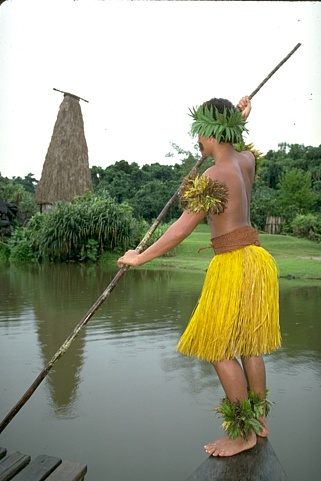
#> input picture 101087.jpg, 321 x 481 px
$ python gradient_mPb.py
#> lines starting #> are read from the running program, lines starting #| are printed output that depends on the picture
#> further down, im is the input picture: PIL image 321x481 RGB; mean R, G, B 153, 156.2, 133.6
#| (481, 321, 3)
### lib_image.py
import numpy as np
from scipy.signal import hilbert
from scipy import ndimage
from sklearn import cluster

def gaussian(sigma=1, deriv=0, hlbrt=False):
    """
    Gaussian kernel(1D)
    The length of the returned vector is 2*support+1.
    The support defaults to 3*sigma.
    The kernel is normalized to have unit L1 norm.
    If returning a 1st or 2nd derivative, the kernel has zero mean
    """
    support = np.ceil(3*sigma).astype(int)
    support = support.astype(int)

    return gaussian_support(sigma, deriv, hlbrt, support)

def gaussian_support(sigma, deriv, hlbrt, support):
    # Enlarge support so that hilbert transform can be done efficiently
#> called with sigma = 2.5, deriv = 0, hlbrt = False, support = 8
    support_big = support
    if (hlbrt):
        support_big = 1
        temp = support
        while (temp > 0):
            support_big *= 2
            temp //= 2

    # compute constants
    sigma2_inv = 1 / (sigma*sigma)

    # compute gaussian (or gaussian derivative)
    size = 2*support_big + 1
    m = np.zeros([size, 1])
    x = -support_big
    if (deriv == 0):
        for n in range(0, size):
            m[n][0] = np.exp(x*x*(-0.5*sigma2_inv))
            x += 1
    elif (deriv == 1):
        for n in range(0, size):
            m[n][0] = np.exp(x*x*(-0.5*sigma2_inv)) * (-x)
            x += 1
    elif (deriv == 2):
        for n in range(0, size):
            m[n][0] = np.exp(x*x*(-0.5*sigma2_inv)) * (x*x*sigma2_inv - 1)
            x += 1
    else:
        raise ValueError("Only derivatives 0, 1, 2 supported")

    # take hilbert transform (if requested)
    if (hlbrt):
        # grab power of two sized submatrix (ignore last element)
        m_ignore = m[:-1]
        # grab desired submatrix after hilbert transform
        start = support_big - support
        end = start + 2*support
        m = hilbert(m)[start:end+1]

    # make zero mean (if returning derivative)
    if (deriv > 0):
        m -= np.mean(m)

    # make unit L1 norm
    m /= np.sum(np.abs(m))
    return m

# [13 lines left out: function gaussian_2D, not called in this run]

def gaussian_2D_support(sigma_x, sigma_y, orient, deriv, hlbrt, support_x, support_y):

    support_x_rot = support_x_rotated(support_x, support_y, orient)
    support_y_rot = support_y_rorated(support_x, support_y, orient)
    support_x_rot = support_x_rotated(support_x_rot, support_y_rot, -orient)
    support_y_rot = support_y_rorated(support_x_rot, support_y_rot, -orient)

    # compute 1D kernels
    mx = gaussian_support(sigma_x, 0, False, support_x_rot)
    my = gaussian_support(sigma_y, deriv, hlbrt, support_y_rot)

    # compute 2D kernel from product of 1D kernels
    m = mx * my.reshape(my.shape[0])

    # rotate 2D kernel by orientation
    m = rotate_2D_crop(m, orient, 4*support_x_rot+2, 4*support_y_rot+2)

    # make zero mean (if returning derivative)
    if (deriv > 0):
        m -= np.mean(m)

    # make unit L1 norm
    m /= np.sum(np.abs(m))
    return m

def rotate_2D_crop(m, orient, size_x, size_y):
    """
    rotate matrix by orientation
    """

    m_rotate = np.zeros([size_x, size_y])
    # center of m
    ox, oy = m.shape[1] // 2, m.shape[0] // 2

    # center of m_rotate
    ox_r, oy_r = size_y // 2, size_x // 2

    # compute the matrix after rotation
    for i in range(m.shape[0]):
        for j in range(m.shape[1]):
            x_coord = j - ox
            y_coord = oy - i
            dist = np.sqrt((x_coord)**2 + (y_coord)**2)
            # caution! np.arctan2(y, x)
            theta = np.arctan2(y_coord, x_coord) + orient
            new_y = np.round(dist * np.cos(theta)).astype(int)
            new_y += ox_r
            new_x = -np.round(dist * np.sin(theta)).astype(int)
            new_x += oy_r
            m_rotate[new_x][new_y] = m[i][j]

    x_start = (m_rotate.shape[0] - m.shape[0]) // 2
    y_start = (m_rotate.shape[1] - m.shape[1]) // 2
    m_rotate = m_rotate[x_start: x_start+m.shape[0], y_start: y_start+m.shape[1]]

    return m_rotate

# [15 lines left out: function gaussian_cs_2D, not called in this run]

def gaussian_cs_2D_support(sigma_x, sigma_y, orient, scale_factor, support_x, support_y):
    sigma_x_c = sigma_x / scale_factor
    sigma_y_c = sigma_y / scale_factor

    m_center = gaussian_2D_support(sigma_x_c, sigma_y_c, orient, 0, False, support_x, support_y)
    m_surround = gaussian_2D_support(sigma_x, sigma_y, orient, 0, False, support_x, support_y)

    m = m_surround - m_center

    # make zero mean and unit L1 norm
    m -=np.mean(m)
    m /= np.sum(np.abs(m))
    return m

def support_x_rotated(support_x, support_y, orient):
    """
    Compute x-support for ratated 2D matrix
    """
    sx_cos_ori = support_x * np.cos(orient)
    sy_sin_ori = support_y * np.sin(orient)
    x0_mag = np.abs(sx_cos_ori - sy_sin_ori).astype(int)
    x1_mag = np.abs(sx_cos_ori + sy_sin_ori).astype(int)
    return x0_mag if x0_mag > x1_mag else x1_mag

def support_y_rorated(support_x, support_y, orient):
    """
    Compute y-support for rotated 2D matrix
    """
    sx_sin_ori = support_x * np.sin(orient)
    sy_cos_ori = support_y * np.cos(orient)
    y0_mag = np.abs(sx_sin_ori - sy_cos_ori).astype(int)
    y1_mag = np.abs(sx_sin_ori + sy_cos_ori).astype(int)
    return y0_mag if y0_mag > y1_mag else y1_mag


def border_mirror_2D(m, size):
    """
    Expand the border of the 2D matrix by the specified sizes in the X and Y dimensions.
    The expand border is filled with the mirror image of interior data.
    """
    # check that matrix is 2D
    if (len(m.shape) != 2):
        raise ValueError("matrix must be 2D")

    # get matrix size
    size_x, size_y = m.shape

    # compute border of X and Y
    border_x, border_y = size, size

    # check that interior can be mirrored
    if (border_x > size_x or border_y > size_x):
        raise ValueError("cannot create mirrored border larger than matrix interior dimensions")

    # mirror border
    m_dst = compute_border_mirror_2D(m, border_x, border_y)

    return m_dst

def compute_border_mirror_2D(m, border_x, border_y):
    """
    compute border mirrored matrix
    """
    return np.pad(m, [border_x, border_y], 'reflect')

def border_trim_2D(m, size):
    """
    Trim the specified border size off all sides of the 2D matrix
    """
    # check that matrix is 2D
    if (len(m.shape) != 2):
        raise ValueError("matrix must be 2D")

    # get matrix size
    size_x, size_y = m.shape

    # compute border of X and Y
    border_x, border_y = size, size

    # compute size of result matrix
    size_x_dst = size_x - 2*border_x if (size_x > 2*border_x) else 0
    size_y_dst = size_y - 2*border_y if (size_y > 2*border_y) else 0

    # trim border
    m_dst = m[border_x: border_x+size_x_dst, border_y:border_y+size_y_dst]
    return m_dst

def grayscale(r, g, b):
    """
    compute a grayscale image from an RGB image
    """
    # check arguments
    assert r.shape == g.shape
    assert g.shape == b.shape

    # convert to grayscale
    m = 0.29894 * r + 0.58704 * g + 0.11402 * b

    return m

def rgb_gamma_correct(r, g, b, gamma):
    """
    Gamma correct the RGB image using the given correction value
    """
    # check arguments
    assert r.shape == g.shape
    assert g.shape == b.shape

    # gamma correct image
    r = np.power(r, gamma)
    g = np.power(g, gamma)
    b = np.power(b, gamma)

    return r, g, b

def rgb_to_lab(r, g, b):
    """
    Convert from RGB color space to Lab color space
    """
    x, y, z = rgb_to_xyz(r, g, b)
    L, a, b = xyz_to_lab(r, g, b)

    return L, a, b
def rgb_to_xyz(r, g, b):
    """
    Convert from RGB color space to XYZ color space
    """
    # check arguments
    assert r.shape == g.shape
    assert g.shape == b.shape

    # convert RGB to XYZ
    x = (0.412453 * r) +  (0.357580 * g) + (0.180423 * b)
    y = (0.212671 * r) +  (0.715160 * g) + (0.072169 * b)
    z = (0.019334 * r) +  (0.119193 * g) + (0.950227 * b)

    return x, y, z
def xyz_to_lab(x, y, z):
    """
    Convert from XYZ color space to Lab color space
    """
    # check arguments
    assert x.shape == y.shape
    assert y.shape == z.shape

    # white point reference
    x_ref = 0.950456
    y_ref = 1.000000
    z_ref = 1.088754

    # threshold value
    threshold = 0.008856

    # convert XYZ to Lab
    # normalize by reference point
    x = x / x_ref
    y = y / y_ref
    z = z / z_ref

    # compute fx, fy, fz, L
    fx = np.zeros_like(x)
    fy = np.zeros_like(y)
    fz = np.zeros_like(z)
    L = np.zeros_like(y)
    for i in range(x.shape[0]):
        for j in range(x.shape[1]):
            fx[i][j] = np.power(x[i][j], 1/3) if x[i][j] > threshold else 7.787*x[i][j] + (16.0/116.0)
            fy[i][j] = np.power(y[i][j], 1/3) if y[i][j] > threshold else 7.787*y[i][j] + (16.0/116.0)
            fz[i][j] = np.power(z[i][j], 1/3) if z[i][j] > threshold else 7.787*z[i][j] + (16.0/116.0)
            L[i][j] = 116*np.power(y[i][j], 1/3) - 16 if y[i][j] > threshold else 903.3*y[i][j]

    # compute Lab color value
    a = 500 * (fx - fy)
    b = 200 * (fy - fz)

    return L, a, b

def lab_normalize(L, a, b):
    """
    Normalize an Lab image so that values for each channel lie in [0,1].
    """
    # check arguments
    assert L.shape == a.shape
    assert a.shape == b.shape

    # range for a, b channels
    ab_min = -73
    ab_max = 95
    ab_range = ab_max - ab_min

    # normalize Lab image
    L = L / 100
    a = (a - ab_min) / ab_range
    b = (b - ab_min) / ab_range

    L = np.clip(L, 0, 1)
    a = np.clip(a, 0, 1)
    b = np.clip(b, 0, 1)

    return L, a, b

def quantize_values(m, n_bins):
    """
    Quantize image values into uniformly spaced bins in [0,1].
    """
    # check arguments
    if (n_bins == 0):
        raise ValueError('n_bins must be > 0')

    # compute assignments
    assign = np.zeros_like(m)
    for i in range(0, m.shape[0]):
        for j in range(0, m.shape[1]):
            bin = np.floor(m[i][j] * n_bins).astype(int)
            if (bin == n_bins):
                bin = n_bins - 1
            assign[i][j] = bin
    return assign

def texton_filters(n_orient, sigma):
    """
    Filters for computing textons
    """
    filters_even = oe_filters(n_orient, sigma, False)
    filters_odd = oe_filters(n_orient, sigma, True)

    support = np.ceil(3*sigma).astype(int)
    filter_cs = gaussian_cs_2D_support(sigma, sigma, 0, np.sqrt(2), support, support)
    filters = filters_even + filters_odd
    filters.append(filter_cs)
    return filters

def oe_filters(n_orient, sigma, odd):
    """
    Even and odd-symmetric filters for computing oriented edge energy.

    The even-symmetric filter is a Gaussian second-derivative and the odd-
    symmetric is its Hilbert transform.

    Each returned filter is an (s+1) x (s+1) matrix where s = 3*sigma and
    sigma is the specified standard deviation
    """
    if (odd == False):
        return gaussian_filters(n_orient, sigma, 2, False, 3)
    else:
        return gaussian_filters(n_orient, sigma, 2, True, 3)

def gaussian_filters(n_orient, sigma, deriv, hlbrt, elongation):
    """
    Oriented Gaussian derivative filters

    Create a filter set consisting of rotated versions of the Gaussian
    derivative filter with the specified parameters.

    Specify the standard deviation (sigma) along the longer principle axis.
    The standard deviation along the other principle axis is sigma/r where r is the elongation ratio

    Each returned filter is an (s+1) x (s+1) matrix where s = 3*sigma.
    """
    # compute support from sigma
    support = np.ceil(3*sigma).astype(int)

    # compute oritations
    orientations = filter_orientations(n_orient)

    sigma_x = sigma
    sigma_y = sigma_x / elongation
    filters = []
    for orient in orientations:
        filters.append(gaussian_2D_support(sigma_x, sigma_y, orient, deriv, hlbrt, support, support))
    return filters

def filter_orientations(n_orient):
    """
    Get the filter orientations.
    """
    return np.array(range(0, n_orient)) * np.pi / n_orient

def textons(m, filters, K):
    """
    Compute textons using the given filters

    Convolve the image with each filter and cluster the
    response vectors into textons. Return the texton assignment for each pixel

    Cluster textons using K-means clusterer with L2 distance metric
    """
    responses = []
    for filter in filters:
        responses.append(ndimage.filters.convolve(m, filter))

    # compute 17-vector
    responses_17vector = []
    for i in range(m.shape[0]):
        for j in range(m.shape[1]):
            responses_17vector.append([])

    for response in responses:
        k = 0
        for i in range(response.shape[0]):
            for j in range(response.shape[1]):
                responses_17vector[k].append(response[i][j])
                k += 1

    # K-means cluster
    kmeans = cluster.KMeans(K).fit(responses_17vector)
    t_assign = kmeans.labels_

    # reshape t_assign
    t_assign = t_assign.reshape(m.shape[0], m.shape[1])

    return t_assign

def hist_gradient_2D(labels, radius, n_orient, smoothing_kernel=None):
    """
    Compute the distance between histograms of label values in oriented half-dics
    of the specified radius centered at each location in the 2D matrix. Return one
    distance matrix per orientation.

    The half-disc orientations are k*pi/n for k in [0,n) where n is the number
    of orientation requested.

    The user may opptionally specify a nonempty 1D smoothing kernel to convolve with
    histograms prior to computing the distance between them.
    """
    # compute weight matrix for circular disc
    weights = weight_matrix_disc(radius)

    # check arguments: labels
    if (len(labels.shape) != 2):
        raise ValueError("labels matrix must be 2D")

    # check orientations
    if (n_orient == 0):
        raise ValueError("n_orient must > 0")

    # build orientation slice lookup map
    slice_map = orientation_slice_map(weights.shape[0], weights.shape[1], n_orient)

    # compute histograms and histogram difference at each location
    gradients = compute_hist_gradient_2D(labels, weights, n_orient, slice_map, smoothing_kernel, x2_distance)
    return gradients

def compute_hist_gradient_2D(labels, weights, n_orient, slice_map, smoothing_kernel, f_dist):
    """
    compute histograms and histogram difference at each location
    """
    # initialize gradients
    gradients = []
    for i in range(n_orient):
        gradients.append(np.zeros_like(labels))

    labels = labels.astype(int)

    # histograms of each slice
    hist_length = np.max(labels.astype(int)) + 1
    slice_hist_dims = np.zeros([1, hist_length])
    slice_hist = []
    for i in range(2*n_orient):
        slice_hist.append(np.zeros_like(slice_hist_dims))

    temp_conv = np.zeros_like(slice_hist_dims)

    # allocate half disc histograms
    hist_left = np.zeros_like(slice_hist_dims)
    hist_right = np.zeros_like(slice_hist_dims)

    # get labels matrix size
    size_labels_x, size_labels_y = labels.shape

    # get weights size
    size_weights_x, size_weights_y = weights.shape

    # set start position for gradient matrices
    pos_start_x = size_weights_x // 2
    pos_start_y = size_weights_y // 2
    pos_bound_y = pos_start_y + size_labels_y

    # initialize position in result
    pos_x = pos_start_x
    pos_y = pos_start_y

    # compute initial range of offset_x
    offset_min_x = pos_x + 1 - size_labels_x if (pos_x + 1 - size_labels_x > 0) else 0
    offset_max_x = pos_x if (pos_x - size_weights_x < 0) else size_weights_x - 1
    ind_labels_start_x = (pos_x - offset_min_x) * size_labels_y
    ind_weights_start_x = (offset_min_x) * size_weights_y

    for i in range(labels.shape[0]):
        for j in range(labels.shape[1]):
            # compute range of offset_y
            offset_min_y = pos_y + 1 - size_labels_y if (pos_y + 1 - size_labels_y > 0) else 0
            offset_max_y = pos_y if (pos_y < size_weights_y) else size_weights_y - 1
            offset_range_y = offset_max_y - offset_min_y

            # intialize indices
            index_labels = ind_labels_start_x + (pos_y - offset_min_y)
            index_weights = ind_weights_start_x + offset_min_y

            # clear histograms
            for m in range(2*n_orient):
                slice_hist[m].fill(0)

            # update histograms
            for o_x in range(offset_min_x, offset_max_x+1):
                for o_y in range(offset_min_y, offset_max_y):
                    (slice_hist[get_value_by_index(slice_map, index_weights)])[0, get_value_by_index(labels, index_labels)] += get_value_by_index(weights, index_weights)

                    index_labels -= 1
                    index_weights += 1
                # update last histogram value
                (slice_hist[get_value_by_index(slice_map, index_weights)])[0, get_value_by_index(labels, index_labels)] += get_value_by_index(weights, index_weights)
                index_labels = index_labels + offset_range_y - size_labels_y
                index_weights = index_weights - offset_range_y + size_weights_y

            # smooth bins

            # L1 normalize bins
            for o in range(0, 2*n_orient):
                sum_slice_hist = np.sum(slice_hist[o]).astype(int)
                if (sum_slice_hist != 0):
                    slice_hist[o] /= sum_slice_hist

            # compute circular gradients: initialize histograms
            hist_left.fill(0)
            hist_right.fill(0)
            for o in range(0, n_orient):
                hist_left += slice_hist[o]
                hist_right += slice_hist[o+n_orient]

            # compute circular gradients: spin the disc
            for o in range(0, n_orient):
                (gradients[o])[i][j] = f_dist(hist_left, hist_right)
                hist_left -= slice_hist[o]
                hist_left += slice_hist[o+n_orient]
                hist_right += slice_hist[o]
                hist_right -= slice_hist[o+n_orient]

            # update position
            pos_y += 1
            if (pos_y == pos_bound_y):
                # reset y position, increment x position
                pos_y = pos_start_y
                pos_x += 1
                # update range of offset_x
                offset_min_x = pos_x + 1 - size_labels_x if (pos_x + 1 - size_labels_x > 0) else 0
                offset_max_x = pos_x if (pos_x < size_weights_x) else size_weights_x - 1
                ind_labels_start_x = (pos_x - offset_min_x) * size_labels_y
                ind_weights_start_x = (offset_min_x) * size_weights_y

    return gradients

def x2_distance(hist_left, hist_right):
    """
    Compute histogram distance
    """
    dist = 0
    for i in range(hist_left.shape[1]):
        diff = hist_left[0, i] - hist_right[0, i]
        summ = hist_left[0, i] + hist_right[0, i]
        if (diff != 0):
            dist += diff**2 / summ
    return dist / 2

def get_value_by_index(array, index):
    size_x, size_y = array.shape
    x_index = index // size_y
    y_index = index % size_y
    return array[x_index][y_index]

def orientation_slice_map(size_x, size_y, n_orient):
    """
    Construct orientation slice lookup map
    """
    slice_map = np.zeros([size_x, size_y])

    # compute orientation of each element from center
    x = -size_x / 2
    for nx in range(size_x):
        y = -size_y / 2
        for ny in range(size_y):
            # compute orientation index
            orient = np.arctan2(y, x) + np.pi
            index = np.floor(orient / np.pi * n_orient).astype(int)
            if (index >= 2*n_orient):
                index = 2*n_orient - 1
            slice_map[nx][ny] = index
            y += 1
        x += 1

    slice_map = slice_map.astype(int)
    return slice_map

def weight_matrix_disc(radius):
    """
    Construct weight matrix for circular disc of the given radius.
    """
    # initialize matrix
    size = 2*radius + 1
    weights = np.zeros([size, size])
    center = radius
    r_sq = radius**2

    # set values in disc to 1
    for i in range(size):
        for j in range(size):
            if (i - center)**2 + (j - center)**2 <= r_sq:
                weights[i][j] = 1

    return weights


### gradient_mPb.py
from PIL import Image
import numpy as np
import lib_image
def gradient_mPb(im):
    """
    compute the gradient of L, a, b, texton.
    im: 3 channel image arrays with value scaled between (0,1].
    """
    # parameters - bin and smooth
    num_orient = 8
    num_L_bins = 25
    num_a_bins = 25
    num_b_bins = 25
    bg_smooth_sigma = 0.1
    cg_smooth_sigma = 0.05
    border = 30
    sigma_tg_filter_sm = 2
    sigma_tg_filter_lg = np.sqrt(2) * 2

    # parameters - radius
    num_bg_radius = 3
    num_cg_radius = 3
    num_tg_radius = 3
    bg_radius = [3, 5, 10]
    cg_radius = [5, 10, 20]
    tg_radius = [5, 10, 20]

    # compute bg histogram smoothing kernel
    bg_smooth_kernel = lib_image.gaussian(bg_smooth_sigma*num_L_bins)
    cga_smooth_kernel = lib_image.gaussian(cg_smooth_sigma*num_a_bins)
    cgb_smooth_kernel = lib_image.gaussian(cg_smooth_sigma*num_b_bins)

    # get image
    L = im[:,:,0]
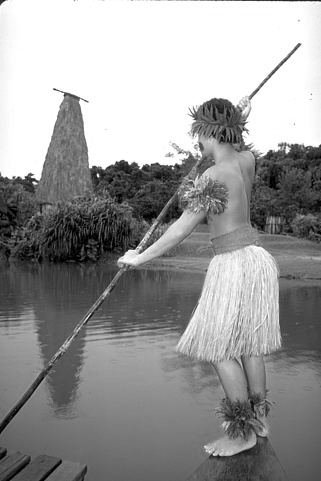
#> L: shape (481, 321) float64; min 0, max 1, mean 0.6
    a = im[:,:,1]
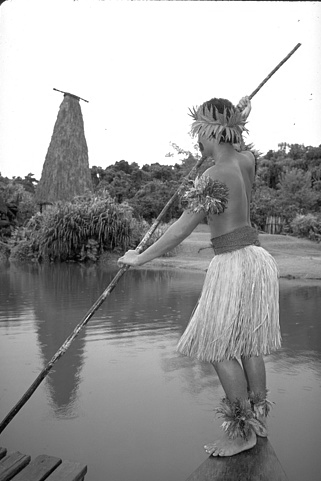
#> a: shape (481, 321) float64; min 0, max 1, mean 0.612
    b = im[:,:,2]
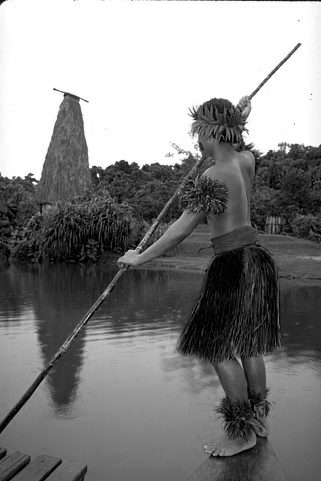
#> b: shape (481, 321) float64; min 0, max 1, mean 0.524

    # mirror border
    L = lib_image.border_mirror_2D(L, border)
#> in compute_border_mirror_2D, `return np.pad(m, [border_x, border_y], 'reflect')`:
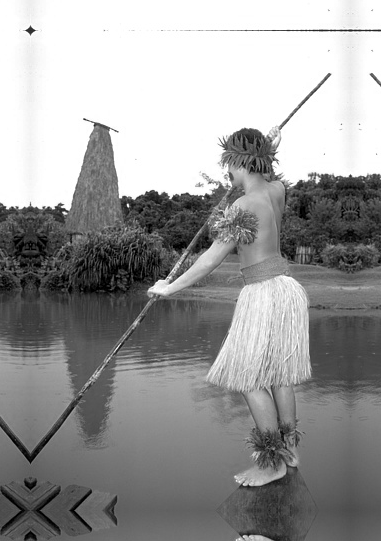
#> returned value: shape (541, 381) float64; min 0, max 1, mean 0.602
    a = lib_image.border_mirror_2D(a, border)
#> call 2 of compute_border_mirror_2D, with border_x = 30, border_y = 30
#> in compute_border_mirror_2D (call 2), `return np.pad(m, [border_x, border_y], 'reflect')`:
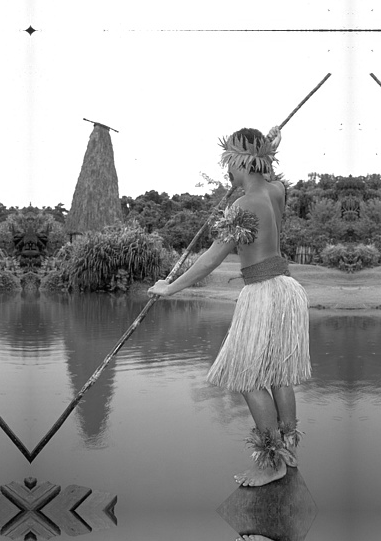
#> returned value: shape (541, 381) float64; min 0, max 1, mean 0.62
    b = lib_image.border_mirror_2D(b, border)
#> (the rest of the program and of its run is left out)
